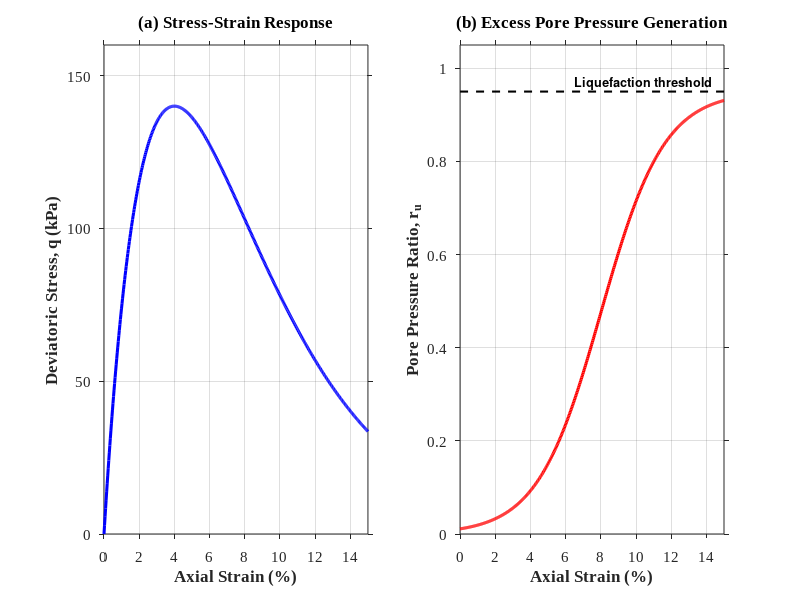

Write the MATLAB code that produced this figure.
%% ========================================================================
%  Figure 2: SANISAND Model Predictions
%  ------------------------------------------------------------------------
%  MATLAB R2020a compatible
%  Output: fig2_sanisand.png (400 DPI)
%  ========================================================================

clear; clc; close all;
rng(42);

%% ---------- OUTPUT DIRECTORY ----------
output_dir = fullfile(pwd, 'figures_output');
if ~exist(output_dir, 'dir'); mkdir(output_dir); end

set(0, 'DefaultAxesFontName', 'Times New Roman');
set(0, 'DefaultAxesFontSize', 11);
set(0, 'DefaultAxesTickDir', 'out');
set(0, 'DefaultAxesBox', 'on');

%% ---------- DATA ----------
strain = linspace(0, 15, 500);

% (a) Stress-strain with softening (peak at 4%)
q_peak = 140;  strain_peak = 4;
q = q_peak * (strain / strain_peak) .* exp(1 - strain / strain_peak);
q(strain == 0) = 0;
for i = 2:length(q)
    if strain(i) > strain_peak && q(i) > q(i-1)
        q(i) = q(i-1) - 0.3;
    end
end

% (b) Excess pore pressure ratio ru = 1 - p'/p'0
r_u = 0.95 ./ (1 + exp(-(strain - 8) / 1.8));
r_u = min(r_u, 0.95);

%% ---------- FIGURE ----------
fig2 = figure('Color','w','Position',[100 100 1100 450]);

subplot(1,2,1);
plot(strain, q, 'b-', 'LineWidth', 2.2);
grid on;
xlabel('Axial Strain (%)', 'FontWeight','bold');
ylabel('Deviatoric Stress, q (kPa)', 'FontWeight','bold');
title('(a) Stress-Strain Response', 'FontWeight','bold');
xlim([0 15]); ylim([0 160]);

subplot(1,2,2);
plot(strain, r_u, 'r-', 'LineWidth', 2.2); hold on;
plot([0 15], [0.95 0.95], 'k--', 'LineWidth', 1.5); hold off;
grid on;
xlabel('Axial Strain (%)', 'FontWeight','bold');
ylabel('Pore Pressure Ratio, r_u', 'FontWeight','bold');
title('(b) Excess Pore Pressure Generation', 'FontWeight','bold');
text(6.5, 0.97, 'Liquefaction threshold', ...
     'FontSize', 9, 'FontWeight','bold');
xlim([0 15]); ylim([0 1.05]);

%% ---------- SAVE ----------
out_file = fullfile(output_dir, 'fig2_sanisand.png');
print(fig2, out_file, '-dpng', '-r400');
close(fig2);

fprintf('Figure 2 saved: %s\n', out_file);
